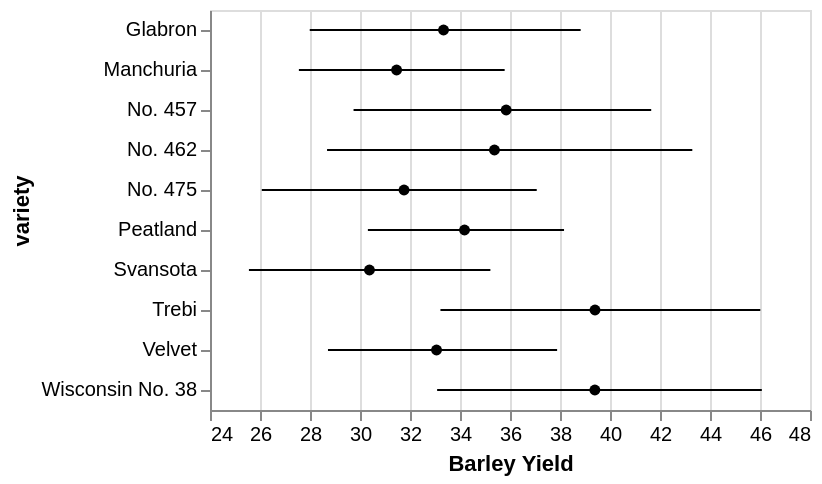

Express this chart as Vega-Lite.
### Vega-Lite specification from a JSON file in a GitHub repository (floating-point values rounded to 4 significant figures)
{"$schema": "https://vega.github.io/schema/vega-lite/v4.json", "data": {"values": [{"yield": 27, "variety": "Manchuria", "year": 1931, "site": "University Farm"}, {"yield": 48.87, "variety": "Manchuria", "year": 1931, "site": "Waseca"}, {"yield": 27.43, "variety": "Manchuria", "year": 1931, "site": "Morris"}, {"yield": 39.93, "variety": "Manchuria", "year": 1931, "site": "Crookston"}, {"yield": 32.97, "variety": "Manchuria", "year": 1931, "site": "Grand Rapids"}, {"yield": 28.97, "variety": "Manchuria", "year": 1931, "site": "Duluth"}, {"yield": 43.07, "variety": "Glabron", "year": 1931, "site": "University Farm"}, {"yield": 55.2, "variety": "Glabron", "year": 1931, "site": "Waseca"}, {"yield": 28.77, "variety": "Glabron", "year": 1931, "site": "Morris"}, {"yield": 38.13, "variety": "Glabron", "year": 1931, "site": "Crookston"}, {"yield": 29.13, "variety": "Glabron", "year": 1931, "site": "Grand Rapids"}, {"yield": 29.67, "variety": "Glabron", "year": 1931, "site": "Duluth"}, {"yield": 35.13, "variety": "Svansota", "year": 1931, "site": "University Farm"}, {"yield": 47.33, "variety": "Svansota", "year": 1931, "site": "Waseca"}, {"yield": 25.77, "variety": "Svansota", "year": 1931, "site": "Morris"}, {"yield": 40.47, "variety": "Svansota", "year": 1931, "site": "Crookston"}, {"yield": 29.67, "variety": "Svansota", "year": 1931, "site": "Grand Rapids"}, {"yield": 25.7, "variety": "Svansota", "year": 1931, "site": "Duluth"}, {"yield": 39.9, "variety": "Velvet", "year": 1931, "site": "University Farm"}, {"yield": 50.23, "variety": "Velvet", "year": 1931, "site": "Waseca"}, {"yield": 26.13, "variety": "Velvet", "year": 1931, "site": "Morris"}, {"yield": 41.33, "variety": "Velvet", "year": 1931, "site": "Crookston"}, {"yield": 23.03, "variety": "Velvet", "year": 1931, "site": "Grand Rapids"}, {"yield": 26.3, "variety": "Velvet", "year": 1931, "site": "Duluth"}, {"yield": 36.57, "variety": "Trebi", "year": 1931, "site": "University Farm"}, {"yield": 63.83, "variety": "Trebi", "year": 1931, "site": "Waseca"}, {"yield": 43.77, "variety": "Trebi", "year": 1931, "site": "Morris"}, {"yield": 46.93, "variety": "Trebi", "year": 1931, "site": "Crookston"}, {"yield": 29.77, "variety": "Trebi", "year": 1931, "site": "Grand Rapids"}, {"yield": 33.93, "variety": "Trebi", "year": 1931, "site": "Duluth"}, {"yield": 43.27, "variety": "No. 457", "year": 1931, "site": "University Farm"}, {"yield": 58.1, "variety": "No. 457", "year": 1931, "site": "Waseca"}, {"yield": 28.7, "variety": "No. 457", "year": 1931, "site": "Morris"}, {"yield": 45.67, "variety": "No. 457", "year": 1931, "site": "Crookston"}, {"yield": 32.17, "variety": "No. 457", "year": 1931, "site": "Grand Rapids"}, {"yield": 33.6, "variety": "No. 457", "year": 1931, "site": "Duluth"}, {"yield": 36.6, "variety": "No. 462", "year": 1931, "site": "University Farm"}, {"yield": 65.77, "variety": "No. 462", "year": 1931, "site": "Waseca"}, {"yield": 30.37, "variety": "No. 462", "year": 1931, "site": "Morris"}, {"yield": 48.57, "variety": "No. 462", "year": 1931, "site": "Crookston"}, {"yield": 24.93, "variety": "No. 462", "year": 1931, "site": "Grand Rapids"}, {"yield": 28.1, "variety": "No. 462", "year": 1931, "site": "Duluth"}, {"yield": 32.77, "variety": "Peatland", "year": 1931, "site": "University Farm"}, {"yield": 48.57, "variety": "Peatland", "year": 1931, "site": "Waseca"}, {"yield": 29.87, "variety": "Peatland", "year": 1931, "site": "Morris"}, {"yield": 41.6, "variety": "Peatland", "year": 1931, "site": "Crookston"}, {"yield": 34.7, "variety": "Peatland", "year": 1931, "site": "Grand Rapids"}, {"yield": 32, "variety": "Peatland", "year": 1931, "site": "Duluth"}, {"yield": 24.67, "variety": "No. 475", "year": 1931, "site": "University Farm"}, {"yield": 46.77, "variety": "No. 475", "year": 1931, "site": "Waseca"}, {"yield": 22.6, "variety": "No. 475", "year": 1931, "site": "Morris"}, {"yield": 44.1, "variety": "No. 475", "year": 1931, "site": "Crookston"}, {"yield": 19.7, "variety": "No. 475", "year": 1931, "site": "Grand Rapids"}, {"yield": 33.07, "variety": "No. 475", "year": 1931, "site": "Duluth"}, {"yield": 39.3, "variety": "Wisconsin No. 38", "year": 1931, "site": "University Farm"}, {"yield": 58.8, "variety": "Wisconsin No. 38", "year": 1931, "site": "Waseca"}, {"yield": 29.47, "variety": "Wisconsin No. 38", "year": 1931, "site": "Morris"}, {"yield": 49.87, "variety": "Wisconsin No. 38", "year": 1931, "site": "Crookston"}, {"yield": 34.47, "variety": "Wisconsin No. 38", "year": 1931, "site": "Grand Rapids"}, {"yield": 31.6, "variety": "Wisconsin No. 38", "year": 1931, "site": "Duluth"}, {"yield": 26.9, "variety": "Manchuria", "year": 1932, "site": "University Farm"}, {"yield": 33.47, "variety": "Manchuria", "year": 1932, "site": "Waseca"}, {"yield": 34.37, "variety": "Manchuria", "year": 1932, "site": "Morris"}, {"yield": 32.97, "variety": "Manchuria", "year": 1932, "site": "Crookston"}, {"yield": 22.13, "variety": "Manchuria", "year": 1932, "site": "Grand Rapids"}, {"yield": 22.57, "variety": "Manchuria", "year": 1932, "site": "Duluth"}, {"yield": 36.8, "variety": "Glabron", "year": 1932, "site": "University Farm"}, {"yield": 37.73, "variety": "Glabron", "year": 1932, "site": "Waseca"}, {"yield": 35.13, "variety": "Glabron", "year": 1932, "site": "Morris"}, {"yield": 26.17, "variety": "Glabron", "year": 1932, "site": "Crookston"}, {"yield": 14.43, "variety": "Glabron", "year": 1932, "site": "Grand Rapids"}, {"yield": 25.87, "variety": "Glabron", "year": 1932, "site": "Duluth"}, {"yield": 27.43, "variety": "Svansota", "year": 1932, "site": "University Farm"}, {"yield": 38.5, "variety": "Svansota", "year": 1932, "site": "Waseca"}, {"yield": 35.03, "variety": "Svansota", "year": 1932, "site": "Morris"}, {"yield": 20.63, "variety": "Svansota", "year": 1932, "site": "Crookston"}, {"yield": 16.63, "variety": "Svansota", "year": 1932, "site": "Grand Rapids"}, {"yield": 22.23, "variety": "Svansota", "year": 1932, "site": "Duluth"}, {"yield": 26.8, "variety": "Velvet", "year": 1932, "site": "University Farm"}, {"yield": 37.4, "variety": "Velvet", "year": 1932, "site": "Waseca"}, {"yield": 38.83, "variety": "Velvet", "year": 1932, "site": "Morris"}, {"yield": 32.07, "variety": "Velvet", "year": 1932, "site": "Crookston"}, {"yield": 32.23, "variety": "Velvet", "year": 1932, "site": "Grand Rapids"}, {"yield": 22.47, "variety": "Velvet", "year": 1932, "site": "Duluth"}, {"yield": 29.07, "variety": "Trebi", "year": 1932, "site": "University Farm"}, {"yield": 49.23, "variety": "Trebi", "year": 1932, "site": "Waseca"}, {"yield": 46.63, "variety": "Trebi", "year": 1932, "site": "Morris"}, {"yield": 41.83, "variety": "Trebi", "year": 1932, "site": "Crookston"}, {"yield": 20.63, "variety": "Trebi", "year": 1932, "site": "Grand Rapids"}, {"yield": 30.6, "variety": "Trebi", "year": 1932, "site": "Duluth"}, {"yield": 26.43, "variety": "No. 457", "year": 1932, "site": "University Farm"}, {"yield": 42.2, "variety": "No. 457", "year": 1932, "site": "Waseca"}, {"yield": 43.53, "variety": "No. 457", "year": 1932, "site": "Morris"}, {"yield": 34.33, "variety": "No. 457", "year": 1932, "site": "Crookston"}, {"yield": 19.47, "variety": "No. 457", "year": 1932, "site": "Grand Rapids"}, {"yield": 22.7, "variety": "No. 457", "year": 1932, "site": "Duluth"}, {"yield": 25.57, "variety": "No. 462", "year": 1932, "site": "University Farm"}, {"yield": 44.7, "variety": "No. 462", "year": 1932, "site": "Waseca"}, {"yield": 47, "variety": "No. 462", "year": 1932, "site": "Morris"}, {"yield": 30.53, "variety": "No. 462", "year": 1932, "site": "Crookston"}, {"yield": 19.9, "variety": "No. 462", "year": 1932, "site": "Grand Rapids"}, {"yield": 22.5, "variety": "No. 462", "year": 1932, "site": "Duluth"}, {"yield": 28.07, "variety": "Peatland", "year": 1932, "site": "University Farm"}, {"yield": 36.03, "variety": "Peatland", "year": 1932, "site": "Waseca"}, {"yield": 43.2, "variety": "Peatland", "year": 1932, "site": "Morris"}, {"yield": 25.23, "variety": "Peatland", "year": 1932, "site": "Crookston"}, {"yield": 26.77, "variety": "Peatland", "year": 1932, "site": "Grand Rapids"}, {"yield": 31.37, "variety": "Peatland", "year": 1932, "site": "Duluth"}, {"yield": 30, "variety": "No. 475", "year": 1932, "site": "University Farm"}, {"yield": 41.27, "variety": "No. 475", "year": 1932, "site": "Waseca"}, {"yield": 44.23, "variety": "No. 475", "year": 1932, "site": "Morris"}, {"yield": 32.13, "variety": "No. 475", "year": 1932, "site": "Crookston"}, {"yield": 15.23, "variety": "No. 475", "year": 1932, "site": "Grand Rapids"}, {"yield": 27.37, "variety": "No. 475", "year": 1932, "site": "Duluth"}, {"yield": 38, "variety": "Wisconsin No. 38", "year": 1932, "site": "University Farm"}, {"yield": 58.17, "variety": "Wisconsin No. 38", "year": 1932, "site": "Waseca"}, {"yield": 47.17, "variety": "Wisconsin No. 38", "year": 1932, "site": "Morris"}, {"yield": 35.9, "variety": "Wisconsin No. 38", "year": 1932, "site": "Crookston"}, {"yield": 20.67, "variety": "Wisconsin No. 38", "year": 1932, "site": "Grand Rapids"}, {"yield": 29.33, "variety": "Wisconsin No. 38", "year": 1932, "site": "Duluth"}]}, "encoding": {"y": {"field": "variety", "type": "ordinal"}}, "layer": [{"mark": {"type": "point", "filled": true}, "encoding": {"x": {"aggregate": "mean", "field": "yield", "type": "quantitative", "scale": {"zero": false}, "title": "Barley Yield"}, "color": {"value": "black"}}}, {"mark": {"type": "errorbar", "extent": "ci"}, "encoding": {"x": {"field": "yield", "type": "quantitative", "title": "Barley Yield"}}}]}
